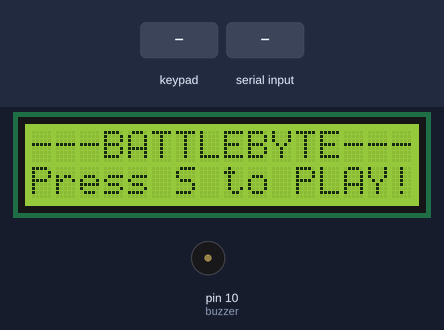
A sketch run on a simulated Arduino Uno, built with avr-gcc and run on an emulated ATmega328P. On the bench: 16×2 character LCD, buzzer (waves = sounding). The inputs (shaded band) are chosen by the test bench. Random numbers use the default seed unless the sketch sets one.

Above: at 1.2 s.
1.3 s: key 'S' pressed
At 2.5 s:
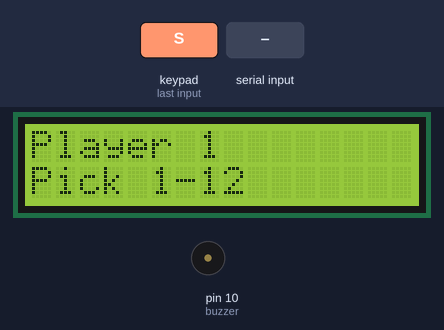
2.8 s: keypad keys 1 2 pressed 0.4 s apart
At 4.4 s:
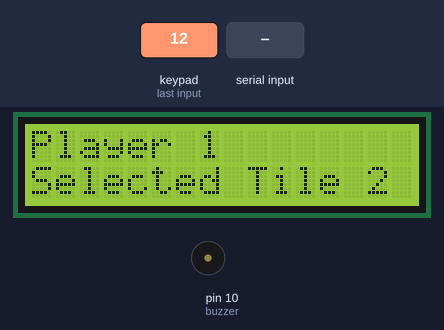
5.1 s: byte 83 ('S') received over Serial
At 10.6 s:
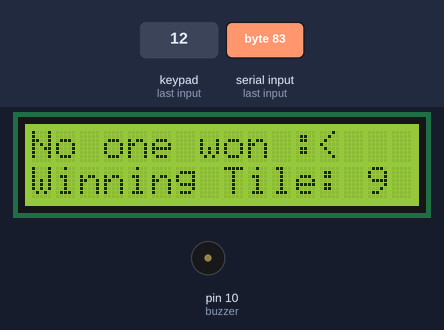
10.7 s: "S90\n" received over Serial
At 15.7 s:
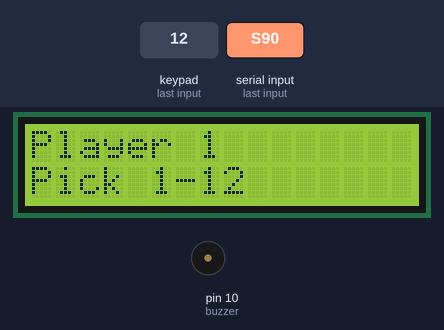
16.0 s: byte 48 ('0') received over Serial
At 17.2 s:
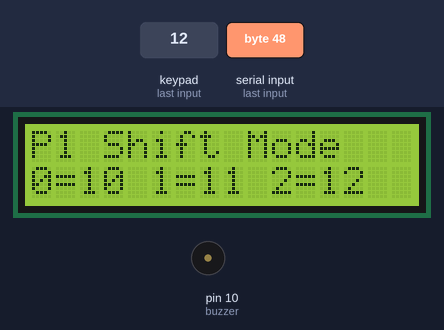
17.5 s: byte 78 ('N') received over Serial
At 18.5 s:
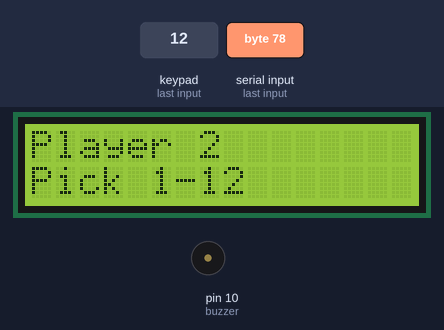
Timing chart, 0 to 20.0 s (numbered marks = the images above; inputs shaded):
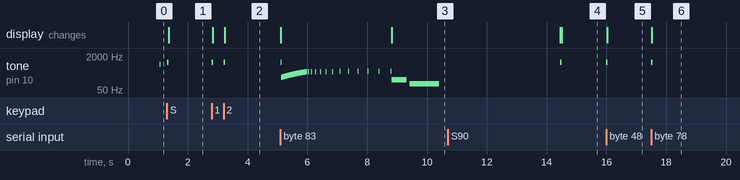

Measured:
- after the input at 1.3 s, the display: changes after 0.06 s (image 1)
- after the input at 2.8 s, tone on pin 10 (buzzer): alternates 1000 Hz for 0.05 s and silent for 0.36 s, 4 changes in all, then stays silent, starting at once; the display: first changes at once (image 2 shows a later state)
- after the input at 5.1 s, tone on pin 10 (buzzer): plays 1000 Hz for 0.02 s, 200 Hz for 0.01 s, 202 Hz for 0.01 s, 204 Hz for 0.01 s, 206 Hz for 0.01 s, 208 Hz for 0.01 s … (96 notes in this stretch), starting at once; the display: first changes at once (image 3 shows a later state)
- after the input at 16.0 s, tone on pin 10 (buzzer): silent → 1000 Hz at once, → silent 0.05 s later; the display: changes at once (image 5)
- after the input at 17.5 s, tone on pin 10 (buzzer): silent → 1000 Hz at once, → silent 0.05 s later; the display: changes at once (image 6)

The sketch:

source.ino
```cpp
#include <Wire.h>
#include <LiquidCrystal_I2C.h>
#include <Keypad.h>

LiquidCrystal_I2C lcd(0x27, 16, 2);
const int buzzer = 10;

const int rows[] = {2, 3, 4, 5};
const int cols[] = {6, 7, 8, 9};

const byte ROWS = 4;
const byte COLS = 4;
char keys[ROWS][COLS] = {
  {'1','7','4','X'},
  {'2','8','5','X'},
  {'3','9','6','X'},
  {'N','0','S','X'}
};

byte rowPins[ROWS] = {11, 12, 13, A0};
byte colPins[COLS] = {A1, A2, A3, 1};
Keypad keypad = Keypad(makeKeymap(keys), rowPins, colPins, ROWS, COLS);

// --- GAME STATE ---
int playerChoices[13] = {-1,-1,-1,-1,-1,-1,-1,-1,-1,-1,-1,-1,-1};
int currentPlayer = 1;
bool gameStarted = false;
bool shiftActive = false;
bool isIdle = true;
bool isMuted = false;
unsigned long lastInputTime = 0; // NEW: Timer to prevent auto-selection

// --- ANIMATION MASTER ---
unsigned long animSwitchDelay = 20000;
unsigned long lastSwitchTime = 0;
unsigned long lastAnimUpdate = 0;
int activeAnimType = 0;

// --- ANIMATION VARS ---
int sHead = 1, sBody = 0, sFood = 5;
int scPos = 1; bool scForward = true;
int breatheVal = 0; bool breatheUp = true;
int kPos = 1; bool kForward = true;
int spiralCount = 0;
int pp1 = 1, pp2 = 7; bool pp1Dir = true, pp2Dir = true;

void setup() {
  Serial.begin(9600);
  lcd.init();
  lcd.backlight();
  for (int i = 0; i < 4; i++) {
    pinMode(rows[i], OUTPUT);
    pinMode(cols[i], OUTPUT);
    digitalWrite(rows[i], HIGH);
    digitalWrite(cols[i], LOW);
  }
  pinMode(buzzer, OUTPUT);
  sFood = random(1, 13);
  showStatus();
}

void loop() {
  char key = keypad.getKey();
  if (Serial.available() > 0) key = Serial.read();

  if (key) {
    // Add a 300ms global debounce to prevent ghosting between column switches
    if (millis() - lastInputTime < 300) return;
    lastInputTime = millis();

    if (isIdle) {
      if (key == 'N') {
        isMuted = !isMuted;
        if (!isMuted) tone(buzzer, 1200, 50);
      }
      else if (key == 'S') {
        isIdle = false;
        shiftActive = false; // Reset shift state
        playTone(1000, 50);
        showStatus();
      }
    } else {
      playTone(1000, 50);
      handleInput(key);
    }
  }

  if (!gameStarted) {
    if (isIdle) {
      if (millis() - lastSwitchTime > animSwitchDelay) {
        activeAnimType++;
        if (activeAnimType > 5) activeAnimType = 0;
        lastSwitchTime = millis();
        resetAnimStates();
      }
      switch(activeAnimType) {
        case 0: runSnake(); break;
        case 1: runScanner(); break;
        case 2: runBreathing(); break;
        case 3: runKnightRider(); break;
        case 4: runSpiral(); break;
        case 5: runPingPong(); break;
      }
    } else {
      for (int p = 1; p <= 12; p++) {
        if (playerChoices[p] != -1) {
          if ((millis() / 300) % 2 == 0) spinFrame(playerChoices[p]);
        }
      }
    }
  }
}

void playTone(int freq, int duration) {
  if (!isMuted) tone(buzzer, freq, duration);
}

// --- ANIMATIONS ---
void resetAnimStates() { spiralCount = 0; breatheVal = 0; pp1 = 1; pp2 = 7; }
void runSnake() {
  if (millis() - lastAnimUpdate > 150) {
    lastAnimUpdate = millis();
    sBody = sHead; sHead++;
    if (sHead > 12) sHead = 1;
    playTone(1500, 5);
    if (sHead == sFood) { playTone(800, 30); sFood = random(1, 13); }
  }
  spinFrame(sHead);
  if ((millis() % 10) < 5) spinFrame(sBody);
  if ((millis() % 20) < 5) spinFrame(sFood);
}
void runScanner() {
  if (millis() - lastAnimUpdate > 100) {
    lastAnimUpdate = millis();
    if (scForward) scPos++; else scPos--;
    if (scPos >= 12) scForward = false;
    if (scPos <= 1) scForward = true;
    playTone(200 + (scPos * 50), 10);
  }
  spinFrame(scPos);
}
void runBreathing() {
  if (millis() - lastAnimUpdate > 30) {
    lastAnimUpdate = millis();
    if (breatheUp) breatheVal++; else breatheVal--;
    if (breatheVal >= 15) breatheUp = false;
    if (breatheVal <= 1) breatheUp = true;
  }
  for (int i = 1; i <= 12; i++) if ((millis() % 16) < breatheVal) spinFrame(i);
}
void runKnightRider() {
  if (millis() - lastAnimUpdate > 80) {
    lastAnimUpdate = millis();
    if (kForward) kPos++; else kPos--;
    if (kPos >= 12) kForward = false;
    if (kPos <= 1) kForward = true;
    playTone(1000 + (kPos * 20), 5);
  }
  spinFrame(kPos);
  int trail = kForward ? kPos - 1 : kPos + 1;
  if (trail < 1) trail = 12; if (trail > 12) trail = 1;
  if ((millis() % 5) < 2) spinFrame(trail);
}
void runSpiral() {
  if (millis() - lastAnimUpdate > 200) {
    lastAnimUpdate = millis();
    spiralCount++;
    if (spiralCount > 13) spiralCount = 0;
    if (spiralCount < 13) playTone(400 + (spiralCount * 100), 20);
    else playTone(200, 100);
  }
  for (int i = 1; i <= spiralCount; i++) spinFrame(i);
}
void runPingPong() {
  if (millis() - lastAnimUpdate > 120) {
    lastAnimUpdate = millis();
    if(pp1Dir) pp1++; else pp1--;
    if(pp1 >= 12) { pp1Dir = false; playTone(600, 10); }
    if(pp1 <= 1) { pp1Dir = true; playTone(600, 10); }
    if(pp2Dir) pp2++; else pp2--;
    if(pp2 >= 12) { pp2Dir = false; playTone(900, 10); }
    if(pp2 <= 1) { pp2Dir = true; playTone(900, 10); }
  }
  spinFrame(pp1);
  if ((millis() % 10) < 5) spinFrame(pp2);
}

// --- UPDATED INPUT LOGIC ---
void handleInput(char key) {
  if (key == 'S') {
    startSpin();
  }
  else if (key == 'N') {
    shiftActive = false;
    currentPlayer++;
    if (currentPlayer > 12) currentPlayer = 1;
    showStatus();
  }
  else if (key == '0') {
    if (!shiftActive) {
      shiftActive = true;
      lcd.clear();
      lcd.print("P"); lcd.print(currentPlayer); lcd.print(" Shift Mode");
      lcd.setCursor(0,1);
      lcd.print("0=10 1=11 2=12");
    } else {
      saveChoice(10);
      shiftActive = false;
    }
  }
  else if (key >= '1' && key <= '9') {
    int val = key - '0';
    if (shiftActive) {
      if (val == 1) val = 11;
      else if (val == 2) val = 12;
      shiftActive = false;
    }
    saveChoice(val);
  }
}

void saveChoice(int val) {
    if (val > 12 || val < 1) return;
    bool taken = false;
    for(int i = 1; i <= 12; i++) if(playerChoices[i] == val && i != currentPlayer) taken = true;
    if(taken) {
      lcd.clear(); lcd.print("Tile Taken!");
      playTone(200, 300);
      delay(1000);
    }
    else {
      playerChoices[currentPlayer] = val;
    }
    showStatus();
}

void startSpin() {
  bool ready = false;
  for(int i=1; i<=12; i++) if(playerChoices[i] != -1) ready = true;
  if(!ready) return;
  gameStarted = true;
  lcd.clear(); lcd.print("Spinning...");
  int totalSteps = random(60, 100);
  int currentDelay = 10, finalPos = 0;
  for (int step = 0; step < totalSteps; step++) {
    finalPos = (step % 12) + 1;
    unsigned long startMillis = millis();
    while (millis() - startMillis < currentDelay) spinFrame(finalPos);
    playTone(200 + (step * 2), 15);
    if (step > totalSteps - 15) currentDelay += 30;
  }

  int winner = -1;
  for (int p = 1; p <= 12; p++) if (playerChoices[p] == finalPos) winner = p;

  lcd.clear();
  if (winner != -1) {
    lcd.print("Player "); lcd.print(winner); lcd.print(" WINS :D");
    lcd.setCursor(0, 1);
    lcd.print("Winning Tile: "); lcd.print(finalPos);
    victoryTune();
  }
  else {
    lcd.print("No one won :<");
    lcd.setCursor(0, 1);
    lcd.print("Winning Tile: "); lcd.print(finalPos);
    sadTune();
  }

  unsigned long flickerEnd = millis() + 5000;
  while(millis() < flickerEnd) {
    if ((millis() / 200) % 2 == 0) spinFrame(finalPos);
    else for(int i=0; i<4; i++) { digitalWrite(rows[i], HIGH); digitalWrite(cols[i], LOW); }
  }
  for (int i = 1; i <= 12; i++) playerChoices[i] = -1;
  currentPlayer = 1; gameStarted = false; isIdle = true; lastSwitchTime = millis(); showStatus();
}

void showStatus() {
  lcd.clear();
  if (isIdle) {
    lcd.print("---BATTLEBYTE---");
    lcd.setCursor(0, 1);
    lcd.print("Press S to PLAY!");
  }
  else {
    lcd.print("Player "); lcd.print(currentPlayer);
    lcd.setCursor(0, 1);
    if (playerChoices[currentPlayer] == -1) lcd.print("Pick 1-12");
    else { lcd.print("Selected Tile "); lcd.print(playerChoices[currentPlayer]); }
  }
}

void victoryTune() { int m[]={523, 659, 784, 1046, 784, 1046}; for(int i=0; i<6; i++){ playTone(m[i],150); delay(200); } }
void sadTune() { playTone(150, 500); delay(600); playTone(100, 1000); }

void spinFrame(int position) {
  for(int i=0; i<4; i++) { digitalWrite(rows[i], HIGH); digitalWrite(cols[i], LOW); }
  int r = -1, c = -1;
  if (position == 12 || position == 0) { r = 0; c = 0; }
  else if (position == 1) { r = 0; c = 1; }
  else if (position == 2) { r = 0; c = 2; }
  else if (position == 3) { r = 0; c = 3; }
  else if (position == 4) { r = 1; c = 3; }
  else if (position == 5) { r = 2; c = 3; }
  else if (position == 6) { r = 3; c = 3; }
  else if (position == 7) { r = 3; c = 2; }
  else if (position == 8) { r = 3; c = 1; }
  else if (position == 9) { r = 3; c = 0; }
  else if (position == 10) { r = 2; c = 0; }
  else if (position == 11) { r = 1; c = 0; }
  if (r != -1 && c != -1) {
    digitalWrite(rows[r], LOW); digitalWrite(cols[c], HIGH);
    delay(1); digitalWrite(rows[r], HIGH); digitalWrite(cols[c], LOW);
  }
}
```
